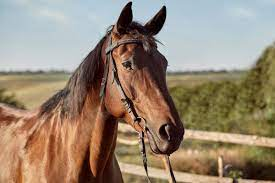
#> input picture img/hourse.jpg, 275 x 183 px
$ jupyter execute --allow-errors algebra_lineal_en_ML.ipynb
#> lines starting #> are read from the running program, lines starting #| are printed output that depends on the picture
# Álgebra lineal aplicada para ML

[cell 1]
import numpy as np
import matplotlib.pyplot as plt

[cell 2]
# este funcion se utiliza para dibujar vectores
def graficarVectores(vecs, cols, alpha = 1):
#> called with cols = 'blue', alpha = 1
    plt.axvline(x = 0, color="grey", zorder = 0)
    plt.axhline(y = 0, color="grey", zorder = 0)

    for i in range(len(vecs)):
        x = np.concatenate([[0,0], vecs[i]])
        plt.quiver([x[0]],
                    [x[1]],
                    [x[2]],
                    [x[3]],
                    angles = "xy", scale_units = "xy",
                    scale =1,
                    color = cols[i],
                    alpha = alpha
        )

## Transformaciones lineales

[cell 3]
A = np.array([[-1,3],[2,-2]])
A

[cell 4]
vector = np.array([[2],[1]])
vector

[cell 5]
graficarVectores([vector.flatten()], cols ="blue")
plt.xlim(-0.5, 3)
plt.ylim(-0.5, 2)

[cell 6]
vector_transformado = A.dot(vector)
vector_transformado

[cell 7]
graficarVectores([vector.flatten()], cols ="blue")
graficarVectores([vector_transformado.flatten()], cols ="red")
plt.xlim(-0.5, 3)
plt.ylim(-0.5, 3)

[cell 8]
np.linalg.det(A)

[cell 9]
np.linalg.norm(vector)==np.linalg.norm(vector_transformado)

### Autovalores y autovectores

[cell 10]
X = np.array([[3,2],[4,1]])
X

[cell 11]
eigvalues, eigvectors = np.linalg.eig(X)

[cell 12]
eigvalues

[cell 13]
eigvectors

[cell 14]
v = np.array([[-1],[2]])
Xv = X.dot(v)
v_np = eigvectors[:,1]

[cell 15]
graficarVectores([v.flatten(), Xv.flatten(), v_np.flatten()], cols =["orange", "green", "blue"])
plt.ylim(-2, 2)
plt.xlim(-2, 2)

### Descomposición de matrices
Una matriz $A$ se puede representar como:
$$
A = \begin{pmatrix}
eigvectors
\end{pmatrix}
\cdot
\begin{pmatrix}
\lambda _{1} & 0 & 0 \\
0 & 0 \lambda _{2} & 0 \\
0 & 0  & \lambda _{3}
\end{pmatrix}
\cdot
\begin{pmatrix}
eigenvectors
\end{pmatrix} ^{-1}

= V \cdot diag(\lambda) \cdot V^{-1}
$$

[cell 16]
A_calc = eigvectors.dot(np.diag(eigvalues)).dot(np.linalg.inv(eigvectors))
A_calc

Otra forma de descomposición para matrices reales y simétricas:

[cell 17]
B = np.array([[3,2],[2,3]])
B

[cell 18]
A == A.T

[cell 19]
eigvalues_B, eigvectors_B = np.linalg.eig(B)

Para este caso en el que $A = A^T$ se tiene que la descomposición se puede escribir como:
$$
A = V \cdot diag(\lambda) \cdot V^{T}
$$

La ventaja de esto es que computacionalmente transponer es menos costoso que invertir una matriz.

[cell 20]
A = eigvectors_B.dot(np.diag(eigvalues_B)).dot(eigvectors_B.T)

#### Descomposición en valores singulares
Para matrices no cuadradas.

[cell 21]
A = np.array([[1,2,3],[4,5,6]])

[cell 22]
U, D, V = np.linalg.svd(A)

[cell 23]
U

[cell 24]
np.diag(D)

[cell 25]
V

#> (a cell that did not finish here is left out)

[cell 27]
def graficarMatrix(matriz, vectorCol=["red", "blue"]):
    #circulo unitario
    x = np.linspace(-1, 1, 100000)
    y = np.sqrt(1-(x**2))

    #circulo unitario transformado
    x1 = matriz[0,0]*x + matriz[0,1]*y
    y1 = matriz[1,0]*x + matriz[1,1]*y

    x1_neg = matriz[0,0]*x - matriz[0,1]*y
    y1_neg = matriz[1,0]*x - matriz[1,1]*y

    #vectores
    u1 = [matriz[0,0], matriz[1,0]]
    v1 = [matriz[0,1], matriz[1,1]]

    graficarVectores([u1, v1], cols=[vectorCol[0], vectorCol[1]])
    plt.plot(x1, y1, "green", alpha = 0.7)
    plt.plot(x1_neg, y1_neg, "green", alpha=0.7)

[cell 28]
A = np.array([[3,7],[5,2]])

[cell 29]
graficarMatrix(np.array([[1,0],[0,1]]))

plt.xlim(-1.5, 1.5)
plt.ylim(-1.5, 1.5)

graficarMatrix(A)

plt.xlim(-8, 8)
plt.ylim(-8, 8)
plt.show()
#> figure, not shown here; curve peaks at x = -1e-05, y = 1

[cell 30]
U, D, V = np.linalg.svd(A)

[cell 31]
U

[cell 32]
V

[cell 33]
D

[cell 34]
graficarMatrix(np.array([[1,0],[0,1]]))

plt.xlim(-1.5, 1.5)
plt.ylim(-1.5, 1.5)
plt.show()
#> figure, not shown here; curve peaks at x = -1e-05, y = 1
graficarMatrix(V)

plt.xlim(-1.5, 1.5)
plt.ylim(-1.5, 1.5)
plt.show()
graficarMatrix(np.diag(D).dot(V))

plt.xlim(-9, 9)
plt.ylim(-9, 9)
plt.show()
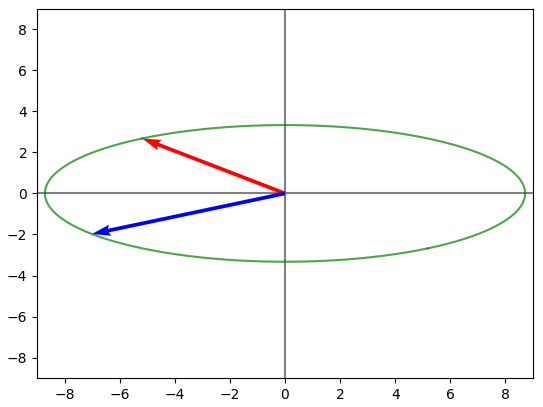
#> figure drawn by matplotlib, 1 panel
graficarMatrix(U.dot(np.diag(D).dot(V)))

plt.xlim(-9, 9)
plt.ylim(-9, 9)

plt.show()
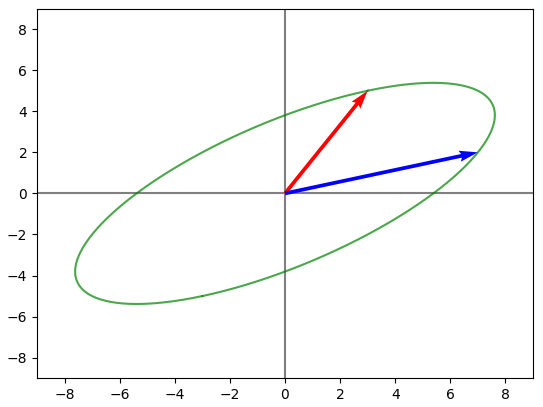
#> figure drawn by matplotlib, 1 panel

## Aplicación de SVD a imagenes

[cell 35]
import numpy as np
import matplotlib.pyplot as plt
from PIL import Image

[cell 36]
plt.style.use("classic")
imagen = Image.open("img/hourse.jpg")
#> imagen is the input picture: PIL image 275x183 RGB; mean R, G, B 152.1, 135.3, 116.3
plt.imshow(imagen)

[cell 37]
imagen_gr = imagen.convert("LA")
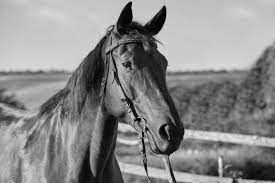
#> imagen_gr: PIL image 275x183 LA; mean R, G, B, A 138.2, 138.2, 138.2, 255
plt.imshow(imagen_gr)

[cell 38]
imagen_mat = np.array(list(imagen_gr.getdata(band=0)), float)

[cell 39]
imagen_mat

[cell 40]
imagen_mat.shape = (imagen_gr.size[1], imagen_gr.size[0])
imagen_mat

[cell 41]
imagen_mat.shape
#> Out = (183, 275)

[cell 42]
plt.imshow(imagen_mat)
plt.show()
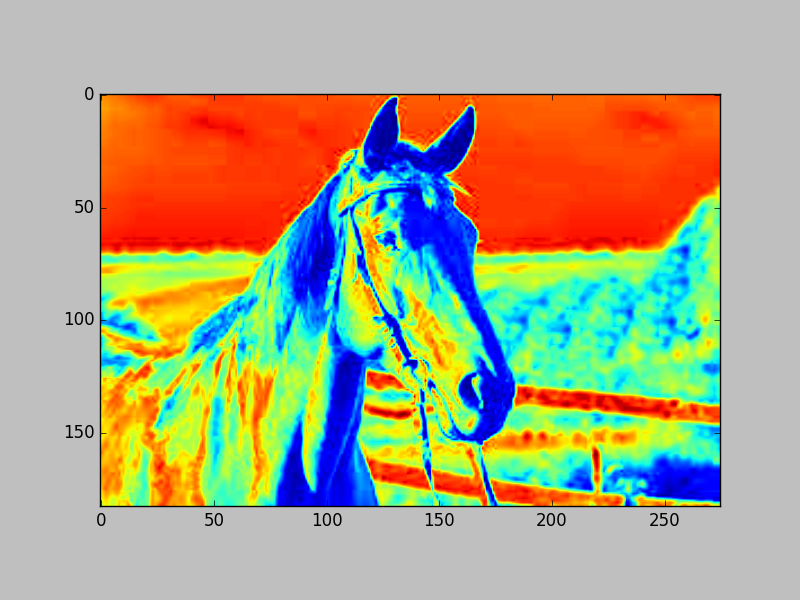
#> figure drawn by matplotlib, 1 panel

[cell 43]
plt.imshow(imagen_mat, cmap="gray")
plt.show()
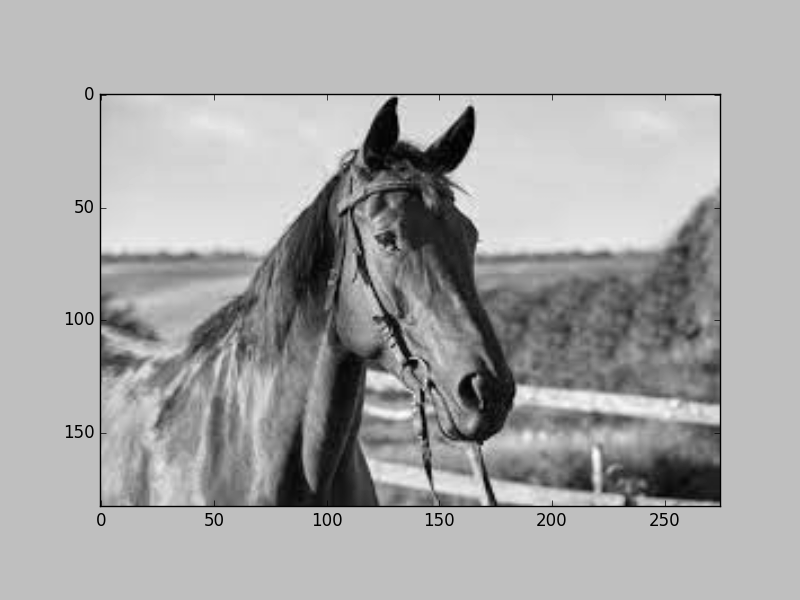
#> figure drawn by matplotlib, 1 panel

[cell 44]
imagen_mat_2 = imagen_mat/255
plt.imshow(imagen_mat_2, cmap="gray")
plt.show()

[cell 45]
imagen_mat_2.shape
#> Out = (183, 275)

[cell 46]
U, D, V = np.linalg.svd(imagen_mat)
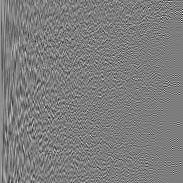
#> U: shape (183, 183) float64; min -0.43, max 0.442, mean 0.000407; drawn with min black and max white
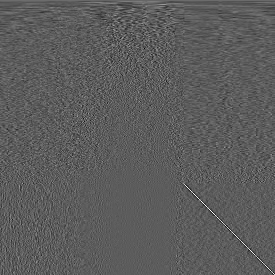
#> V: shape (275, 275) float64; min -0.412, max 0.722, mean 0.000242; drawn with min black and max white
#> D = 183 values, max 32170.8 at index 0, min 1.15 at index 182, mean 504.6

[cell 47]
print(U.shape)
#| (183, 183)
print(D.shape)
#| (183,)
print(V.shape)
#| (275, 275)

[cell 48]
imagen_recons = np.matrix(U[:, :1])*np.diag(D[:1])*np.matrix(V[:1,:])
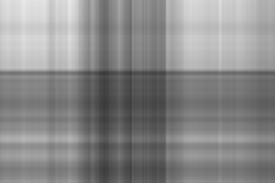
#> imagen_recons: shape (183, 275) float64; min 58.63, max 233, mean 138

[cell 49]
plt.imshow(imagen_recons, cmap="gray")
plt.show()

[cell 50]
for i in [1, 10, 50, 75,150, 183]:
    imagen_recons = np.matrix(U[:, :i])*np.diag(D[:i])*np.matrix(V[:i,:])
    plt.imshow(imagen_recons, cmap="gray")
    plt.title("i: "+ str(i))
    plt.show()
#> this loop made 6 passes
#> pass 2, `imagen_recons = np.matrix(U[:, :i])*np.diag(D[:i])*np.matrix(V[:i,:])`:
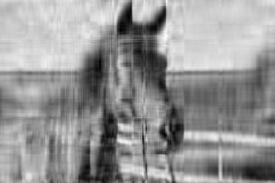
#> imagen_recons: shape (183, 275) float64; min -19.48, max 248.2, mean 138.2; drawn with min black and max white
#> pass 3, `imagen_recons = np.matrix(U[:, :i])*np.diag(D[:i])*np.matrix(V[:i,:])`:
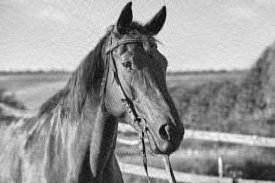
#> imagen_recons: shape (183, 275) float64; min -16.26, max 239.1, mean 138.2; drawn with min black and max white
